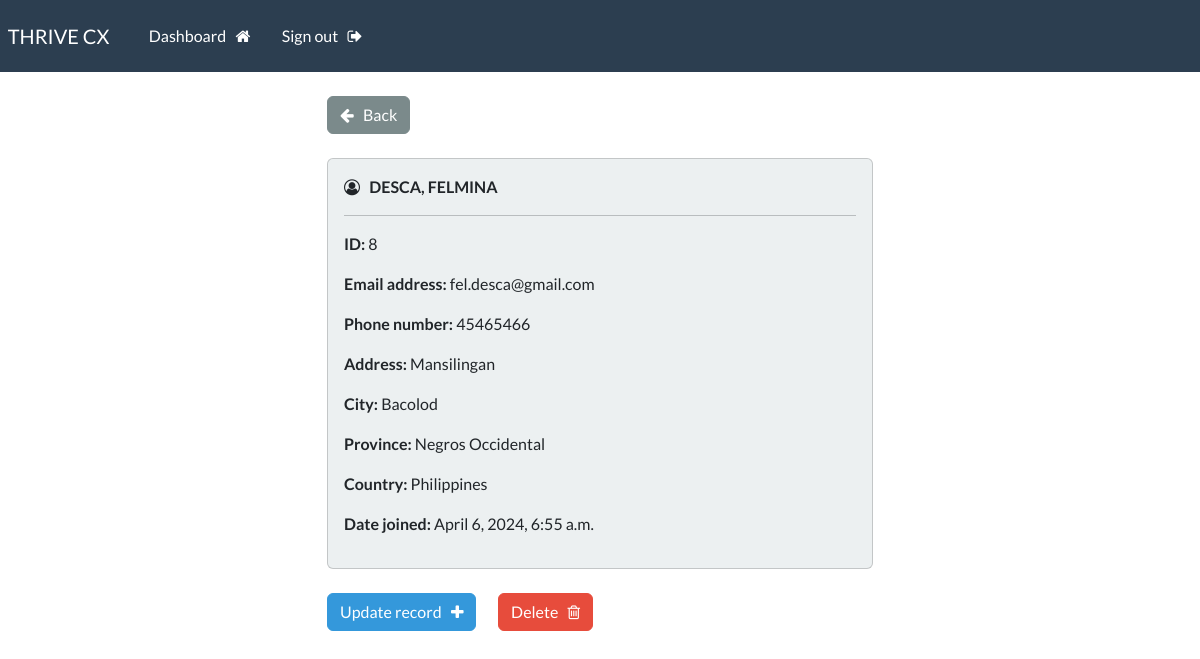
Screenshot of /view-record/8 (signed in) with the database file from the repository.
### app/models.py (models this page shows, shortened)
class ClientRecord(models.Model):
    creation_date = models.DateTimeField(auto_now_add=True)
    first_name = models.CharField(max_length=100)
    last_name = models.CharField(max_length=100)
    email_address = models.CharField(max_length=200)
    phone_number = models.CharField(max_length=20)
    address = models.CharField(max_length=200)
    city = models.CharField(max_length=100)
    province = models.CharField(max_length=100)
    country = models.CharField(max_length=100)

### app/views.py (the view)
# urls.py: path('view-record/<int:pk>', views.view_record, name='view-record'),
@login_required(login_url='my-login')
def view_record(request, pk):
    all_records = ClientRecord.objects.get(id=pk)
    context = {'record': all_records}
    return render(request, 'app/view-record.html', context=context)

### app/templates/app/view-record.html (shortened to what this page needs)
{% extends 'app/base.html' %}
{% block content %}
<div class="row justify-content-center">
    <div class="col-md-6">
        <a
            href="{% url 'dashboard' %}"
            class="btn btn-dark">
            <i class="fa fa-arrow-left" aria-hidden="true"></i>
            &nbsp; Back
        </a>
        <br>
        <br>
        <div class="card bg-light">
            <div class="card-body">
                <i class="fa fa-user-circle-o" aria-hidden="true"></i> &nbsp;
                <strong>
                    {{record.last_name|upper}},
                    {{record.first_name|upper}}
                </strong>
                <hr>
                <p> <strong> ID: </strong> {{record.id}} </p>
                <p> <strong> Email address: </strong> {{record.email_address}} </p>
                <p> <strong> Phone number: </strong> {{record.phone_number}} </p>
                <p> <strong> Address: </strong> {{record.address}} </p>
                <p> <strong> City: </strong> {{record.city}} </p>
                <p> <strong> Province: </strong> {{record.province}} </p>
                <p> <strong> Country: </strong> {{record.country}} </p>
                <p> <strong> Date joined: </strong> {{record.creation_date}} </p>
            </div>
        </div>
        <br>
        <a href="{% url 'update-record' record.id %}" class="btn btn-info"> Update record &nbsp; <i class="fa fa-plus" aria-hidden="true"></i> </a>
        <a href="{% url 'delete-record' record.id %}" class="btn btn-danger"> Delete &nbsp; <i class="fa fa-trash-o" aria-hidden="true"></i> </a>
    </div>
</div>
{% endblock %}

### rows the page displays
ClientRecord: last_name "DESCA", first_name "FELMINA", id "8", email_address "fel.desca@gmail.com", phone_number "45465466", address "Mansilingan", city "Bacolod", province "Negros Occidental", country "Philippines", creation_date "April 6, 2024, 6:55 a.m."
